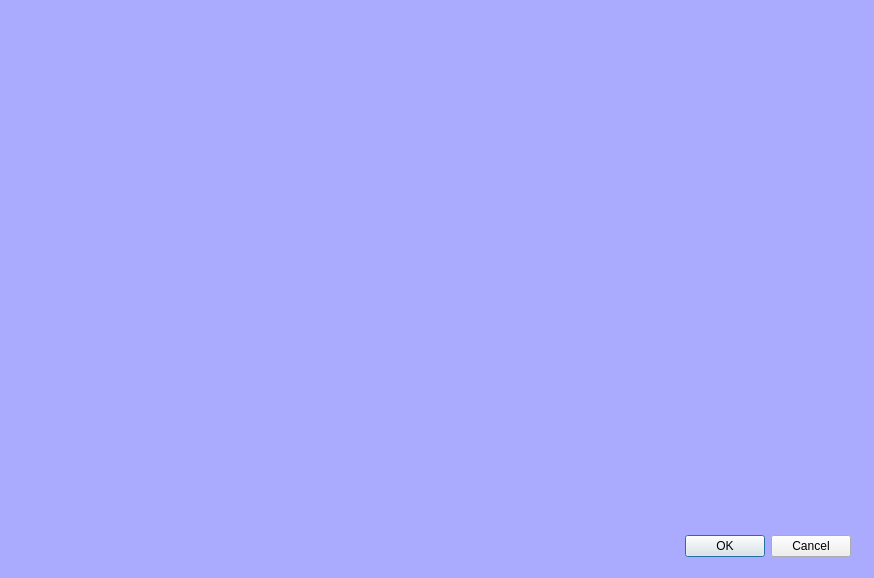
<?xml version="1.0" encoding="UTF-8"?>
<ui version="4.0">
 <class>Show_Nodes</class>
 <widget class="QDialog" name="Show_Nodes">
  <property name="geometry">
   <rect>
    <x>0</x>
    <y>0</y>
    <width>874</width>
    <height>578</height>
   </rect>
  </property>
  <property name="windowTitle">
   <string>Nodes Viewer</string>
  </property>
  <widget class="QDialogButtonBox" name="buttonBox">
   <property name="geometry">
    <rect>
     <x>510</x>
     <y>530</y>
     <width>341</width>
     <height>32</height>
    </rect>
   </property>
   <property name="orientation">
    <enum>Qt::Horizontal</enum>
   </property>
   <property name="standardButtons">
    <set>QDialogButtonBox::Cancel|QDialogButtonBox::Ok</set>
   </property>
  </widget>
  <widget class="QLabel" name="label_2">
   <property name="geometry">
    <rect>
     <x>-120</x>
     <y>-30</y>
     <width>1041</width>
     <height>751</height>
    </rect>
   </property>
   <property name="styleSheet">
    <string notr="true">background-color: rgb(170, 170, 255);</string>
   </property>
   <property name="text">
    <string/>
   </property>
  </widget>
  <zorder>label_2</zorder>
  <zorder>buttonBox</zorder>
 </widget>
 <resources/>
 <connections>
  <connection>
   <sender>buttonBox</sender>
   <signal>accepted()</signal>
   <receiver>Show_Nodes</receiver>
   <slot>accept()</slot>
   <hints>
    <hint type="sourcelabel">
     <x>248</x>
     <y>254</y>
    </hint>
    <hint type="destinationlabel">
     <x>157</x>
     <y>274</y>
    </hint>
   </hints>
  </connection>
  <connection>
   <sender>buttonBox</sender>
   <signal>rejected()</signal>
   <receiver>Show_Nodes</receiver>
   <slot>reject()</slot>
   <hints>
    <hint type="sourcelabel">
     <x>316</x>
     <y>260</y>
    </hint>
    <hint type="destinationlabel">
     <x>286</x>
     <y>274</y>
    </hint>
   </hints>
  </connection>
 </connections>
</ui>
